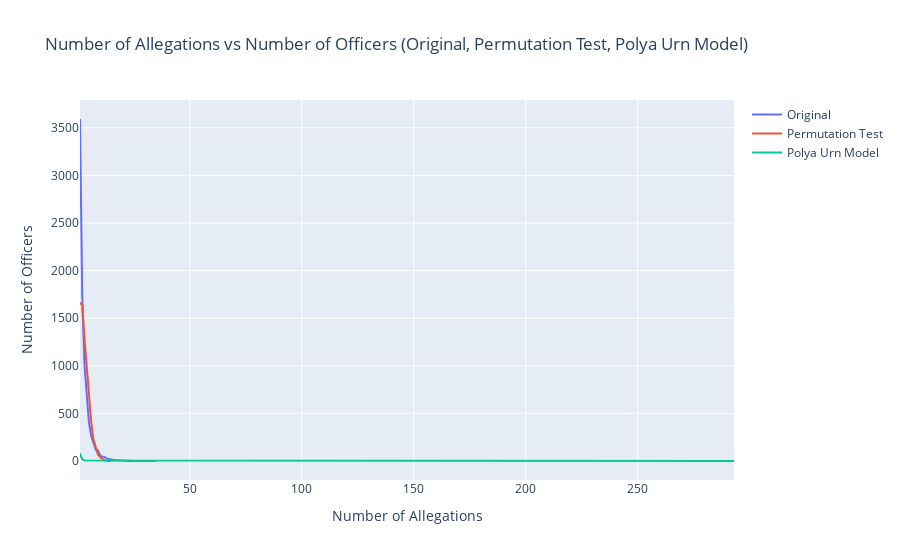

The code cell stored with this chart in its notebook:
### Code cell
# Plot original, perm, and new_df_vc using px
# create empty fig
fig = px.line(title="Number of Allegations vs Number of Officers (Original, Permutation Test, Polya Urn Model)")
# add name to original
fig.add_scatter(x=original['Number of Allegations'], y=original['Number of Officers'], name='Original')
fig.add_scatter(x=perm['Number of Allegations'], y=perm['Number of Officers'], mode='lines', name='Permutation Test')
fig.add_scatter(x=new_df_vc.index, y=new_df_vc, mode='lines', name='Polya Urn Model')
# add x and y axis titles
fig.update_xaxes(title_text='Number of Allegations')
fig.update_yaxes(title_text='Number of Officers')
fig.show()

### Figure 1 — Plotly figure (JSON) as saved in the notebook; plotly's stock layout.template omitted (floating-point values rounded to 4 significant figures; data arrays with more than 128 entries replaced by an {"elided": "..."} marker saying what was removed)
{"data": [{"name": "Original", "type": "scatter", "x": [1, 2, 3, 4, 5, 6, 7, 8, 9, 10, 11, 12, 13, 15, 16, 14, 17, 19, 20, 18, 21, 26, 31, 22, 23, 24, 25, 29, 30, 35], "y": [3592, 1729, 1010, 656, 403, 264, 192, 119, 112, 56, 47, 42, 26, 13, 12, 12, 9, 7, 5, 4, 2, 2, 1, 1, 1, 1, 1, 1, 1, 1]}, {"mode": "lines", "name": "Permutation Test", "type": "scatter", "x": [1, 2, 3, 4, 5, 6, 7, 8, 9, 10, 11, 12, 15, 14, 13], "y": [1663, 1639, 1288, 996, 673, 410, 229, 160, 70, 39, 19, 7, 1, 1, 1]}, {"mode": "lines", "name": "Polya Urn Model", "type": "scatter", "x": {"elided": "142 int values"}, "y": {"elided": "142 int values"}}], "layout": {"legend": {"tracegroupgap": 0}, "title": {"text": "Number of Allegations vs Number of Officers (Original, Permutation Test, Polya Urn Model)"}, "xaxis": {"anchor": "y", "domain": [0, 1], "title": {"text": "Number of Allegations"}}, "yaxis": {"anchor": "x", "domain": [0, 1], "title": {"text": "Number of Officers"}}}}
